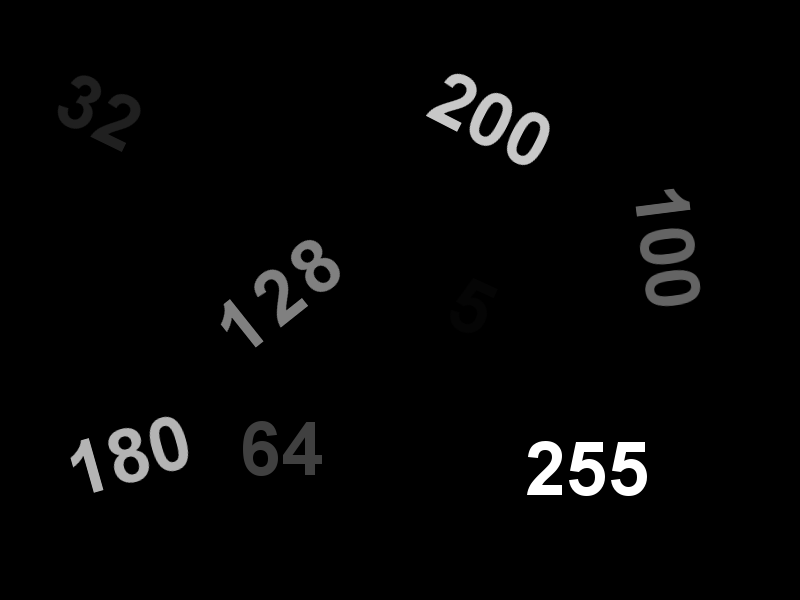
#> input picture HK1-2025-2026/Digital-Image-Processing/Practice/Lab3/threshold.png, 800 x 600 px
$ jupyter execute --allow-errors 52400185.ipynb
#> lines starting #> are read from the running program, lines starting #| are printed output that depends on the picture; after the words box and inside, x2 and y2 are one past the last pixel; in counts of white or black regions, pixels touching at a corner belong together
[cell 1]
import numpy as np
import cv2
import matplotlib.pyplot as plt

# Hình vuông
rectangle = np.zeros((300, 300), dtype=np.uint8)
cv2.rectangle(rectangle, (25, 25), (275, 275), 255, -1)
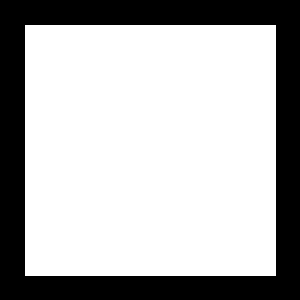
#> rectangle: shape (300, 300); 70% white; 1 black region, box (x1, y1, x2, y2) and area: (0, 0, 300, 300) 26999

# Hình tròn
circle = np.zeros((300, 300), dtype=np.uint8)
cv2.circle(circle, (150, 150), 150, 255, -1)
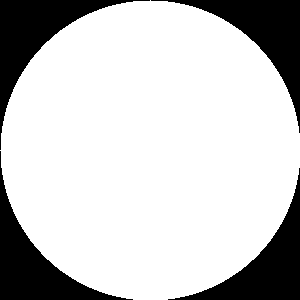
#> circle: shape (300, 300); 78.5% white; 4 black regions, box (x1, y1, x2, y2) and area: (0, 0, 150, 150) 4980, (151, 0, 300, 133) 4830, (0, 151, 133, 300) 4830, (168, 168, 300, 300) 4681

plt.figure(); plt.imshow(rectangle, cmap='gray'); plt.title('Rectangle'); plt.axis('off')
plt.figure(); plt.imshow(circle, cmap='gray'); plt.title('Circle'); plt.axis('off')
plt.show()

[cell 2]
import cv2
import numpy as np
import matplotlib.pyplot as plt

# đọc ảnh
img = cv2.imread("lab3_img1.png")
#> (the rest of this cell did not finish here and is left out)

[cell 3]
import cv2
import matplotlib.pyplot as plt

# đọc ảnh
img1 = cv2.imread("lab3_img1.png")      # ảnh 3 người
img2 = cv2.imread("lab3_img2.png")       # logo TDT

# resize logo bằng kích thước ảnh gốc
#> (the rest of this cell did not finish here and is left out)

[cell 4]
import cv2
import numpy as np
import matplotlib.pyplot as plt

# đọc ảnh gốc
img = cv2.imread("threshold.png", cv2.IMREAD_GRAYSCALE)
#> img is the input picture: shape (600, 800); min 0, max 255, mean 6.1
H, W = img.shape
#> H = 600; W = 800

# Ảnh 1: >=180 đen, <180 trắng
bin1 = np.zeros((H, W), dtype=np.uint8)
for y in range(H):
    for x in range(W):
        if img[y, x] >= 180:
            bin1[y, x] = 0   # đen
        else:
            bin1[y, x] = 255 # trắng
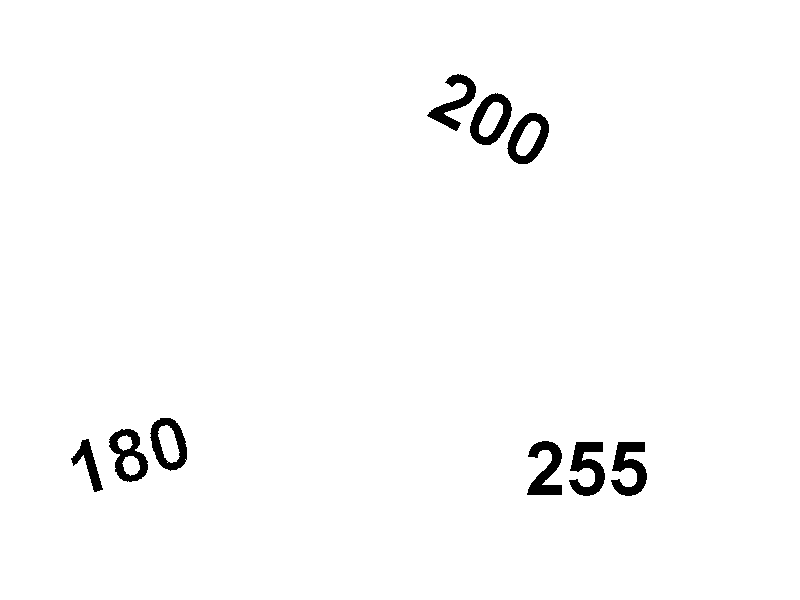
#> bin1: shape (600, 800); 98.2% white; 9 black regions, largest, box (x1, y1, x2, y2) and area: (569, 442, 605, 496) 1087, (611, 442, 647, 496) 1087, (470, 93, 512, 145) 1007

# [11 lines of commented-out code are left out]
bin2 = np.zeros((H, W), dtype=np.uint8)
for y in range(H):
    for x in range(W):
        if img[y, x] >= 180:
            bin1[y, x] = 0   # đen
        if img[y, x] < 180 and img[y, x] != 0:
            bin2[y, x] = 255 # trắng
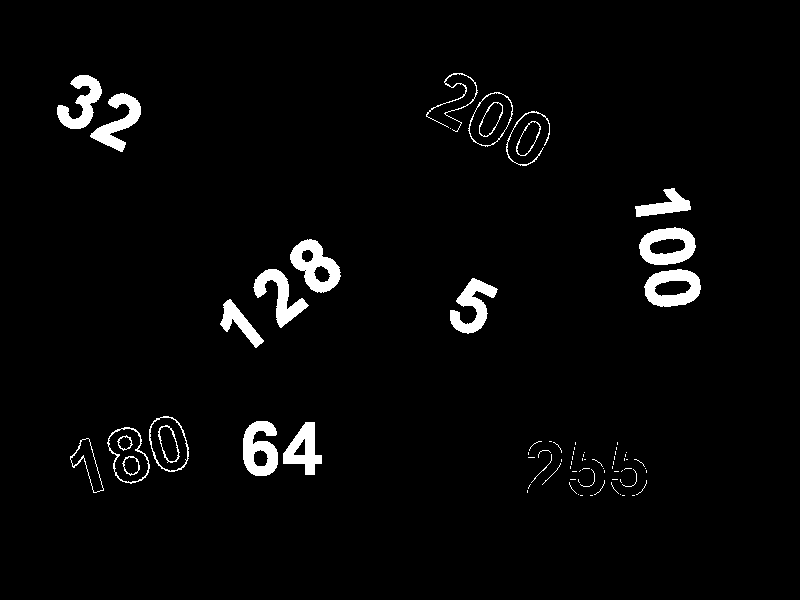
#> bin2: shape (600, 800); 3.1% white; 82 white regions (56 under 20 px), largest, box (x1, y1, x2, y2) and area: (290, 239, 341, 293) 1413, (644, 269, 701, 307) 1310, (639, 227, 696, 265) 1298

# Xoa vieng nho bi nhieu
kernel = np.ones((3,3), np.uint8)
bin2 = cv2.erode(bin2, kernel, iterations=1)

# hiển thị
plt.imshow(bin1, cmap="gray"); plt.title(">=180 là đen")
plt.show()
plt.imshow(bin2, cmap="gray"); plt.title("<180 là trắng")
plt.show()
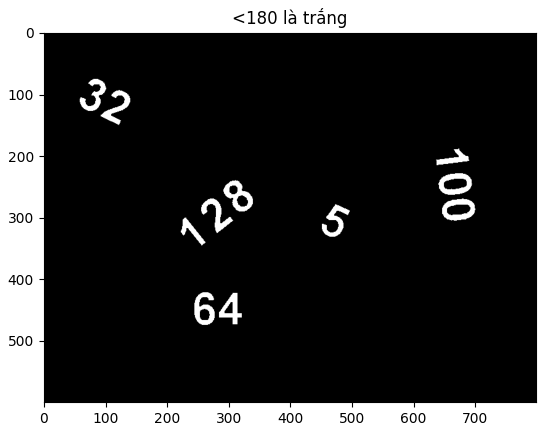
#> figure drawn by matplotlib, 1 panel

plt.imshow( img, cmap="gray" )

print(img)
#> (printed output is left out)
